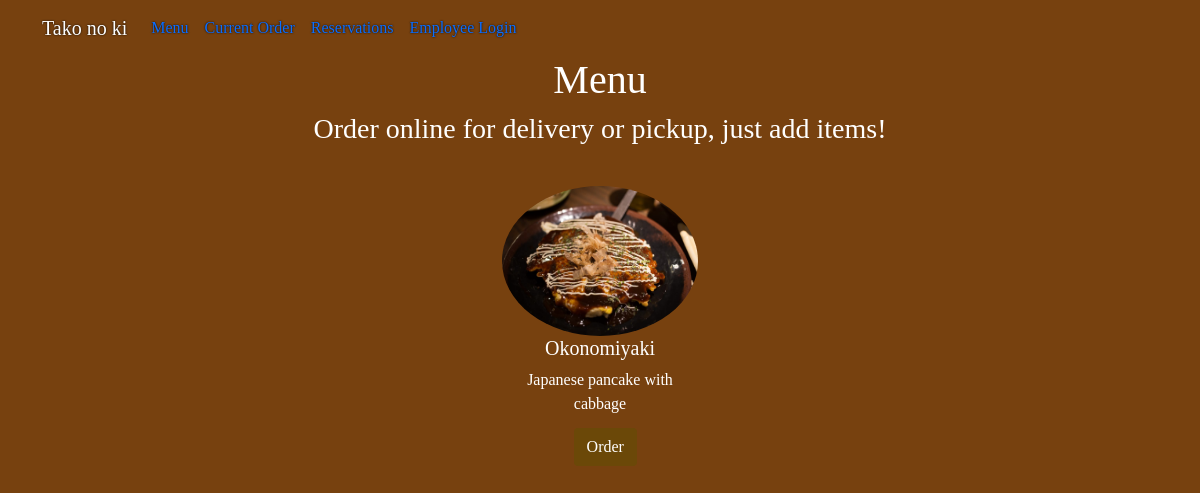
Screenshot of /restaurant/menu with the database file from the repository.
### restaurant/models.py (models this page shows, shortened)
class MenuItem(models.Model):
    name = models.CharField(max_length=255)
    price = models.DecimalField(max_digits=5, decimal_places=2)
    description = models.TextField(blank=True)
    image = models.ImageField(upload_to="images/")

### restaurant/views.py (the view)
# urls.py: path("menu", views.menu, name="menu"),
def menu(request):
    menu_items = MenuItem.objects.all()
    menu_names = []
    for item in menu_items:
        menu_names.append(item.name)
    return render(request, 'restaurant/menu.html', {
        "menu_items": menu_items,
        "menu_names": menu_names
    })

### restaurant/templates/restaurant/menu.html (shortened to what this page needs)
{% extends 'restaurant/layout.html' %}
{% load static %}
{% block body %}
<h1 class="text-center">Menu</h1>
<h3 style="text-align: center;">Order online for delivery or pickup, just add items!</h3>
        <div class="container container-menu">
            <div class="row">
                {% for item in menu_items %}
                    <div class='menu-item'>
                        <img class="rounded-circle menu-image" id={{ item.name }} src="{{ MEDIA_URL }}{{item.image}}">
                        <h5 class="text-center">{{ item.name }}</h5>
                        <p class="text-center">{{ item.description }}</p>
                        <button class="btn btn-default order-button" id="order_{{ item.name }}" onClick="add_item_to_order({{ item.name }}, {{ item.price }})">Order</button>
                    </div>
                {% endfor %}
            </div>
            </div>
{% endblock %}

### static/restaurant/styles.css (style rules this page uses)
* { font-family: Tahoma; }
body, .jumbotron, .navbar-bg, .button { background-color: rgb(119, 65, 15); color: white }
body { min-height: 100vh; }
.container-menu { display: flex; flex-direction: column; flex-wrap: wrap; margin-top: 30px; }
.menu-item { position: relative; margin: auto; margin-top: 10px; margin-bottom: 35px; width: 220px; height: 280px; }
.menu-image { width: 100%; height: 150px; }
.order-button { position: absolute; bottom: 0px; left: 38%; margin-left: auto; margin-right: auto; background-color: rgb(107, 72, 8); color: white; }

### rows the page displays
MenuItem: image (picture), name "Okonomiyaki", description "Japanese pancake with cabbage"
